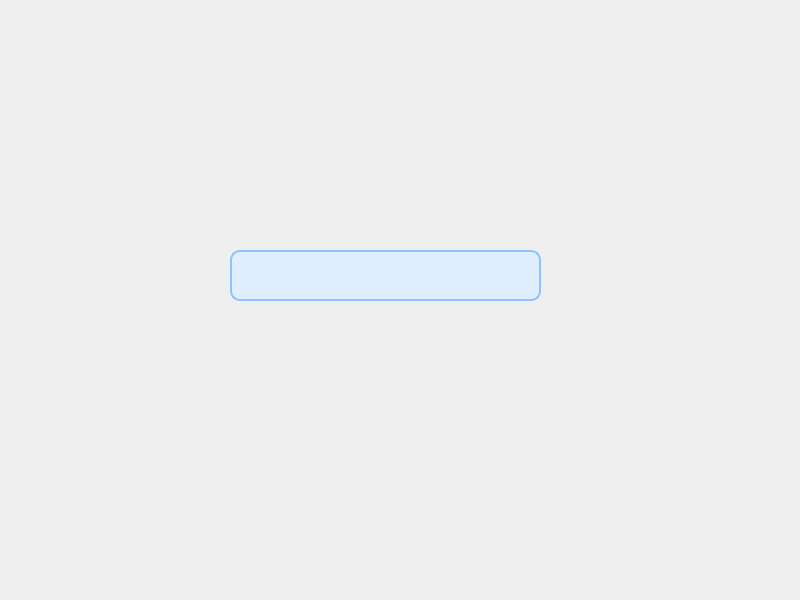
<?xml version="1.0" encoding="UTF-8"?>
<ui version="4.0">
 <class>Widget</class>
 <widget class="QWidget" name="Widget">
  <property name="geometry">
   <rect>
    <x>0</x>
    <y>0</y>
    <width>800</width>
    <height>600</height>
   </rect>
  </property>
  <property name="windowTitle">
   <string>Widget</string>
  </property>
  <widget class="QLineEdit" name="lineEdit">
   <property name="geometry">
    <rect>
     <x>230</x>
     <y>250</y>
     <width>311</width>
     <height>51</height>
    </rect>
   </property>
   <property name="styleSheet">
    <string notr="true">QLineEdit
{
	border-width : 2px;
	border-color : rgb(139, 195, 255);
	border-style : solid;
	border-radius: 10px;

	padding-left : 10px;

	font-size : 20px;

	color : rgb(8, 136, 255);
	background-color : rgb(224, 238, 255);

	selection-color : rgb(224, 238, 255);
	selection-background-color : rgb(8, 136, 255);
}</string>
   </property>
  </widget>
 </widget>
 <resources/>
 <connections/>
</ui>
